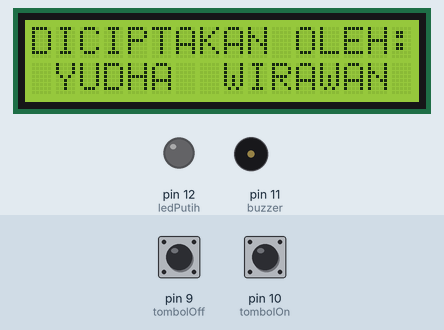
Recording of a sketch running on a simulated Arduino Uno, built with avr-gcc and run on an emulated ATmega328P. Parts: 16×2 character LCD, output pins drawn as LEDs (lit = HIGH), buzzer (waves = sounding, pin HIGH). The inputs (shaded band) are chosen by the test bench; at power-on: pin 10 (tombolOn) LOW, pin 9 (tombolOff) LOW. No radio packets arrive unless stated.

Above: at 3.2 s.
At 10.3 s:
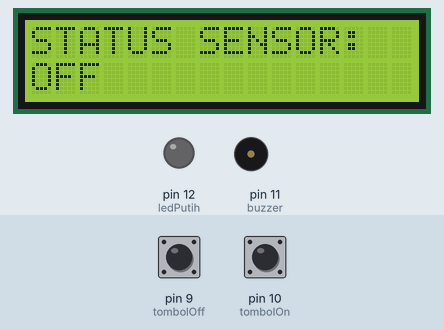
10.4 s: pin 10 (tombolOn) pulled HIGH for 0.15 s
At 10.7 s:
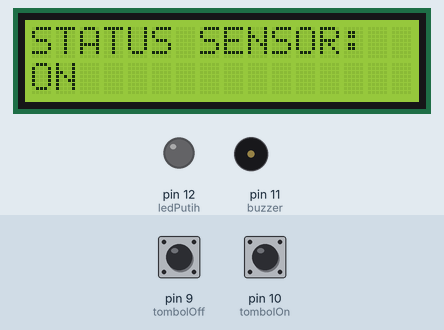
12.0 s: pin 9 (tombolOff) pulled HIGH for 0.15 s
At 12.7 s:
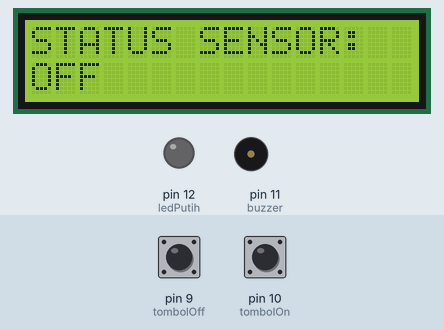
13.6 s: pin 10 (tombolOn) pulled HIGH for 1 s
At 14.6 s:
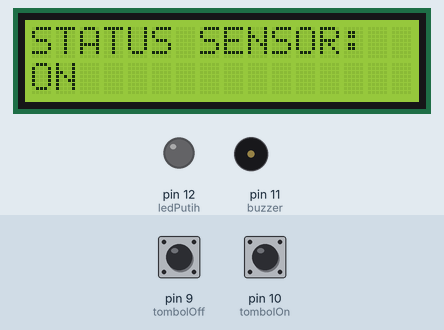
Timing chart, 0 to 16.6 s (numbered marks = the images above; inputs shaded):
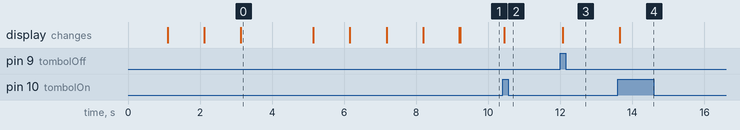

The sketch:

Reciever.ino
```cpp
// ---------------------------------------------------------------------------
// Created by Gus Yudha on 03/06/2020
// ---------------------------------------------------------------------------

#include <Wire.h>
#include <LiquidCrystal_I2C.h>
#include <SPI.h>
#include <nRF24L01.h>
#include <RF24.h>

#define tombolOn 10
#define tombolOff 9
#define buzzer 11
#define ledPutih 12

LiquidCrystal_I2C lcd(0x27,16,2);

RF24 radio(7,8);
const byte alamat[][6] = {"18150", "51012"};
boolean kondisiSaklar = 0;
boolean gempa = 0;

void setup() {
  lcd.begin();
  lcd.backlight();

  radio.begin();
  radio.openWritingPipe(alamat[0]);
  radio.openReadingPipe(1, alamat[1]);
  radio.setPALevel(RF24_PA_MAX);

  pinMode(tombolOn, INPUT);
  pinMode(tombolOff, INPUT);
  pinMode(buzzer, OUTPUT);
  pinMode(ledPutih, OUTPUT);

  labelPesan();
}

void loop() {
  delay(5);

  if(kondisiSaklar == LOW) {
    lcd.setCursor(0,0);
    lcd.print("STATUS SENSOR:  ");
    lcd.setCursor(0,1);
    lcd.print("OFF             ");
  } else {
    lcd.setCursor(0,0);
    lcd.print("STATUS SENSOR:  ");
    lcd.setCursor(0,1);
    lcd.print("ON             ");
  }

  radio.stopListening();
  if( digitalRead(tombolOn) == HIGH){
    kondisiSaklar = HIGH;
  }
  if( digitalRead(tombolOff) == HIGH){
    kondisiSaklar = LOW;
    gempa = 0;
  }
  radio.write(&kondisiSaklar, sizeof(kondisiSaklar));

  radio.startListening();
  if (radio.available()) {
    while (radio.available()) {
      int trigger = 0;
      radio.read(&trigger, sizeof(trigger));
      if (trigger == HIGH){
        gempa = HIGH;
      }
    }
  }

  if(gempa == HIGH) {
    digitalWrite(buzzer, HIGH);
    digitalWrite(ledPutih, HIGH);
  } else {
    digitalWrite(buzzer, LOW);
    digitalWrite(ledPutih, LOW);
  }

}

void labelPesan(){
  lcd.setCursor(0,0);
  lcd.print("  ALARAM GEMPA  ");
    delay ( 1000 );
  lcd.setCursor(0,1);
  lcd.print("  UAS ROBOTIKA  ");
    delay ( 1000 );
  lcd.setCursor(0,0);
  lcd.print("DICIPTAKAN OLEH:");
    delay ( 1000 );
  lcd.setCursor(0,1);
  lcd.print(" YUDHA  WIRAWAN ");
    delay ( 2000 );
  lcd.setCursor(0,0);
  lcd.print(" KONTAK PERSON: ");
    delay ( 1000 );
  lcd.setCursor(0,1);
  lcd.print("= 082146966897 =");
    delay ( 1000 );
  lcd.setCursor(0,0);
  lcd.print("MENGHIDUPKAN ...");
    delay ( 1000 );
  lcd.setCursor(0,1);
  lcd.print("... ... ... ... ");
    delay ( 1000 );
  lcd.clear();
}
```

Measured:
- after the input at 10.4 s, the display: changes at once (image 2)
- after the input at 12.0 s, the display: changes after 0.06 s (image 3)
- after the input at 13.6 s, the display: changes after 0.05 s (image 4)
- what the display in image 0 shows lasts 2.0 s, from 3.1 s to 5.1 s
